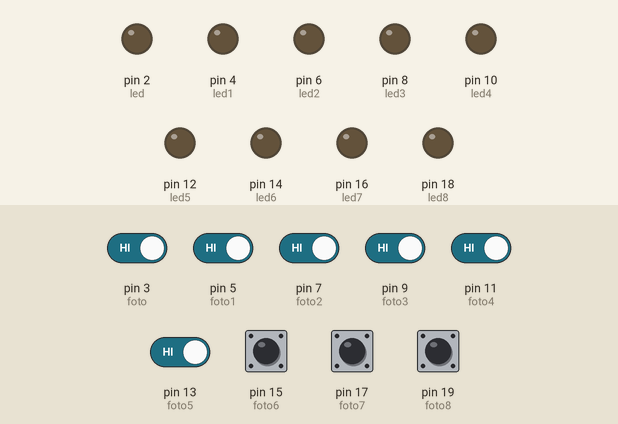
This sketch was run on a simulated Arduino Uno, built with avr-gcc and run on an emulated ATmega328P. On the bench: output pins drawn as LEDs (lit = HIGH). Inputs (shaded band) come from the test bench; at power-on: pin 3 (foto), pin 5 (foto1), pin 7 (foto2), pin 9 (foto3), pin 11 (foto4), pin 13 (foto5), pin 15 (foto6), pin 17 (foto7), pin 19 (foto8) HIGH.

Above: at 1.7 s.
1.8 s: pin 3 (foto) driven LOW
At 2.4 s:
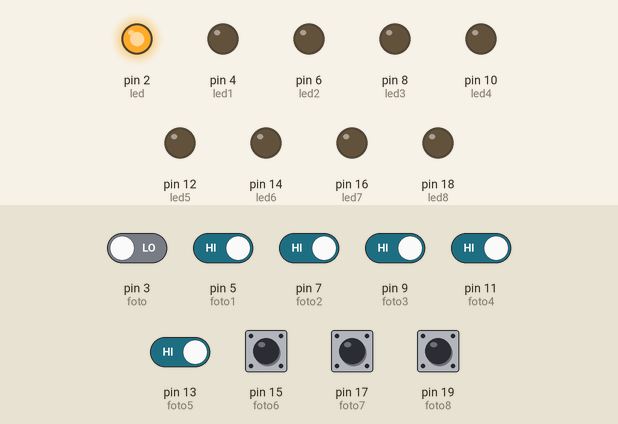
3.3 s: pin 5 (foto1) driven LOW
At 4.5 s:
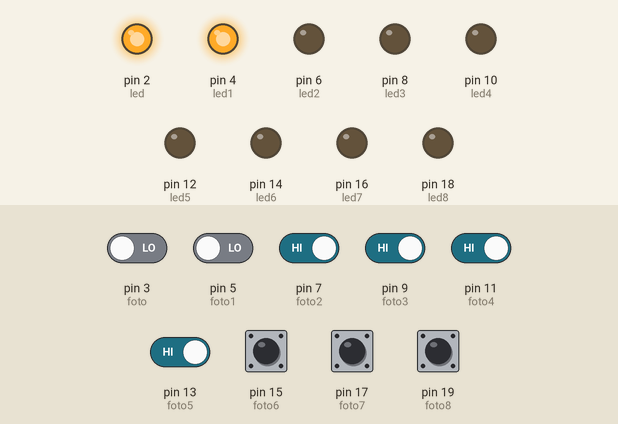
5.1 s: pin 7 (foto2) driven LOW
At 6.5 s:
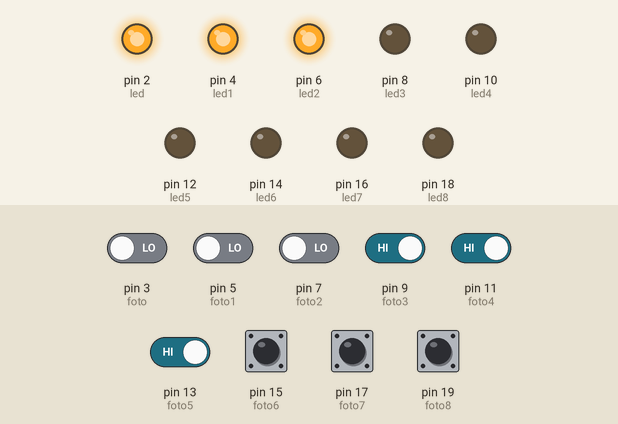
7.0 s: pin 9 (foto3) driven LOW
At 8.5 s:
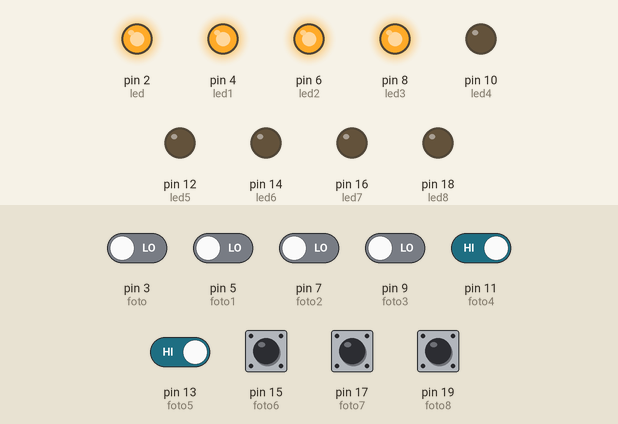
8.8 s: pin 11 (foto4) driven LOW
At 10.4 s:
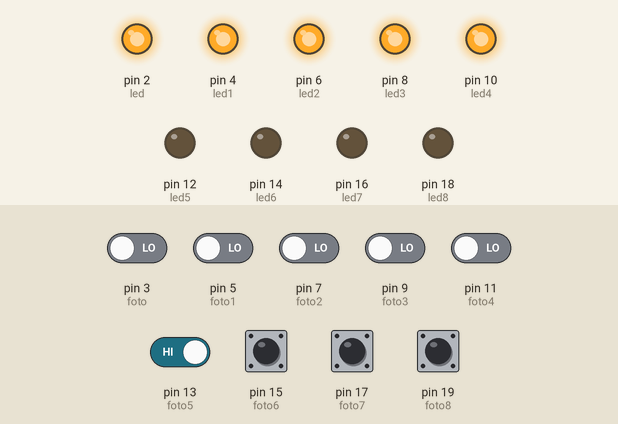
10.7 s: pin 13 (foto5) driven LOW
At 11.3 s:
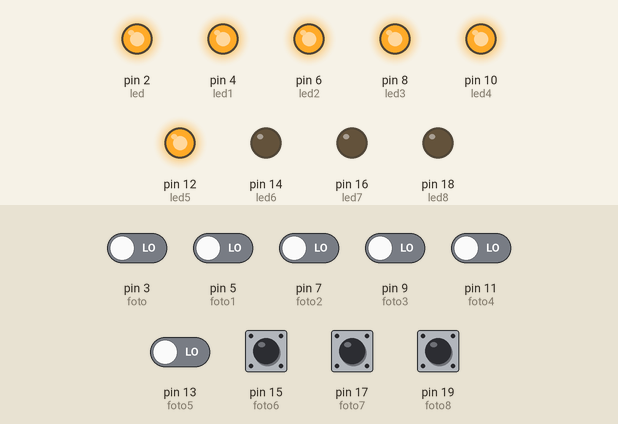
Timing chart, 0 to 13.5 s (numbered marks = the images above; inputs shaded):
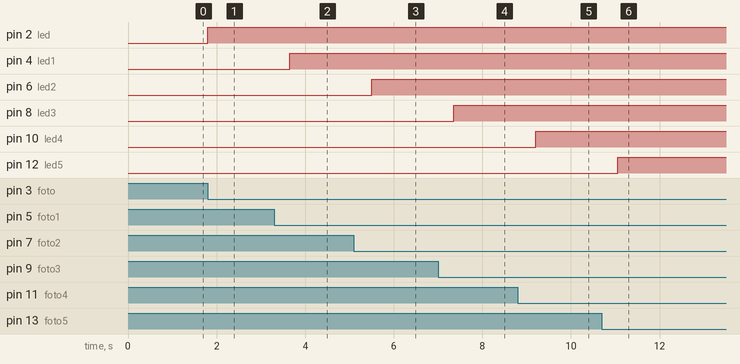

The sketch:

COMPLEMENTO1111111111111111111111111.ino
```cpp
//1 endicamos a que pines van cada uno
const int foto=3;
const int led=2;
//2
const int foto1=5;
const int led1=4;
//3
const int foto2=7;
const int led2=6;
//4
const int foto3=9;
const int led3=8;
//5
const int foto4=11;
const int led4=10;
//6
const int foto5=13;
const int led5=12;
//7
const int foto6=15;
const int led6=14;
//8
const int foto7=17;
const int led7=16;
//9
const int foto8=19;
const int led8=18;
 //endicamos a que pines van cada uno

void setup() {
  //1
  pinMode(foto,INPUT);
  pinMode(led,OUTPUT);
  //2
  pinMode(foto1,INPUT);
  pinMode(led1,OUTPUT);
  //3
  pinMode(foto2,INPUT);
  pinMode(led2,OUTPUT);
  //4
  pinMode(foto3,INPUT);
  pinMode(led3,OUTPUT);
  //5
  pinMode(foto4,INPUT);
  pinMode(led4,OUTPUT);
  //6
  pinMode(foto5,INPUT);
  pinMode(led5,OUTPUT);
  //7
  pinMode(foto6,INPUT);
  pinMode(led6,OUTPUT);
  //8
  pinMode(foto7,INPUT);
  pinMode(led7,OUTPUT);
  //9
  pinMode(foto8,INPUT);
  pinMode(led8,OUTPUT);

 // AQUI INDICAMOS COMO SE VA A COMPORTAR CADA PIN

}
void loop() {
int valor = digitalRead(foto);//indicamos que valor va a hacer lo mismo que el digitalRead
if(valor==LOW){//si cumple la condición va a realizar lo siguiente
  digitalWrite(led, HIGH);//se se cumple esto la led se encendera
  delay(50);//se tome un tiempo
}else{//si no hace esto
  digitalWrite(led, LOW);//el led estara apagdo
  delay(50);//se tome un tiempo
}
int valor1 = digitalRead(foto1);//indicamos que valor va a hacer lo mismo que el digitalRead
if(valor1==LOW){//si cumple la condición va a realizar lo siguiente
  digitalWrite(led1, HIGH);//se se cumple esto la led se encendera
  delay(50);//se tome un tiempo
}else{//si no hace esto
  digitalWrite(led1, LOW);//el led estara apagdo
  delay(50);//se tome un tiempo
}
int valor2 = digitalRead(foto2);//indicamos que valor va a hacer lo mismo que el digitalRead
if(valor2==LOW){//si cumple la condición va a realizar lo siguiente
  digitalWrite(led2, HIGH);//se se cumple esto la led se encendera
  delay(50);//se tome un tiempo
}else{//si no hace esto
  digitalWrite(led2, LOW);//el led estara apagdo
  delay(50);//se tome un tiempo
}
int valor3 = digitalRead(foto3);//indicamos que valor va a hacer lo mismo que el digitalRead
if(valor3==LOW){//si cumple la condición va a realizar lo siguiente
  digitalWrite(led3, HIGH);//se se cumple esto la led se encendera
  delay(50);//se tome un tiempo
}else{//si no hace esto
  digitalWrite(led3, LOW);//el led estara apagdo
  delay(50);//se tome un tiempo
}
int valor4 = digitalRead(foto4);//indicamos que valor va a hacer lo mismo que el digitalRead
if(valor4==LOW){//si cumple la condición va a realizar lo siguiente
  digitalWrite(led4, HIGH);//se se cumple esto la led se encendera
  delay(50);//se tome un tiempo
}else{//si no hace esto
  digitalWrite(led4, LOW);//el led estara apagdo
  delay(50);//se tome un tiempo
}
int valor5 = digitalRead(foto5);//indicamos que valor va a hacer lo mismo que el digitalRead
if(valor5==LOW){//si cumple la condición va a realizar lo siguiente
  digitalWrite(led5, HIGH);//se se cumple esto la led se encendera
  delay(50);//se tome un tiempo
}else{//si no hace esto
  digitalWrite(led5, LOW);//el led estara apagdo
  delay(50);//se tome un tiempo
}
int valor6 = digitalRead(foto6);//indicamos que valor va a hacer lo mismo que el digitalRead
if(valor6==LOW){//si cumple la condición va a realizar lo siguiente
  digitalWrite(led6, HIGH);//se se cumple esto la led se encendera
  delay(50);//se tome un tiempo
}else{//si no hace esto
  digitalWrite(led6, LOW);//el led estara apagdo
  delay(50);//se tome un tiempo
}
int valor7 = digitalRead(foto7);//indicamos que valor va a hacer lo mismo que el digitalRead
if(valor7==LOW){//si cumple la condición va a realizar lo siguiente
  digitalWrite(led7, HIGH);//se se cumple esto la led se encendera
  delay(50);//se tome un tiempo
}else{//si no hace esto
  digitalWrite(led7, LOW);//el led estara apagdo
  delay(50);//se tome un tiempo
}
int valor8 = digitalRead(foto8);//indicamos que valor va a hacer lo mismo que el digitalRead
if(valor8==LOW){//si cumple la condición va a realizar lo siguiente
  digitalWrite(led8, HIGH);//se se cumple esto la led se encendera
  delay(50);//se tome un tiempo
}else{//si no hace esto
  digitalWrite(led8, LOW);//el led estara apagdo
  delay(50);//se tome un tiempo
}
}
```

Measured:
- after the input at 1.8 s, pin 2 (led): LOW → HIGH at once
- after the input at 3.3 s, pin 4 (led1): LOW → HIGH after 0.35 s
- after the input at 5.1 s, pin 6 (led2): LOW → HIGH after 0.40 s
- after the input at 7.0 s, pin 8 (led3): LOW → HIGH after 0.35 s
- after the input at 8.8 s, pin 10 (led4): LOW → HIGH after 0.40 s
- after the input at 10.7 s, pin 12 (led5): LOW → HIGH after 0.35 s
